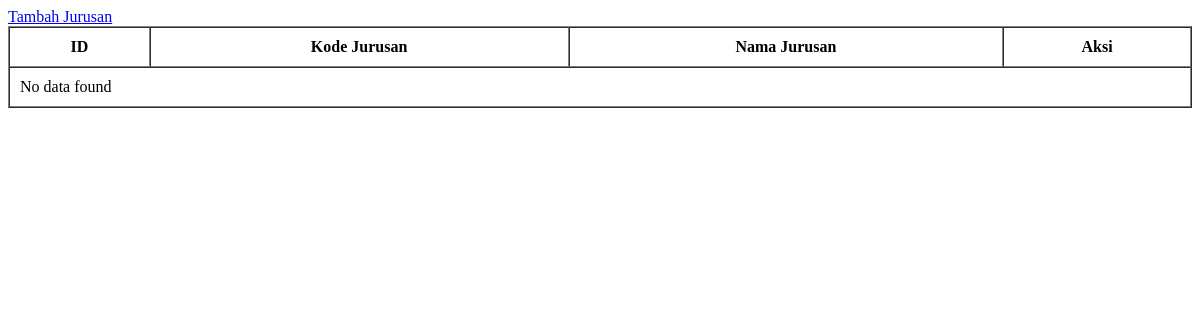
The app's page /crud2/public/jurusan/index.php, older data.
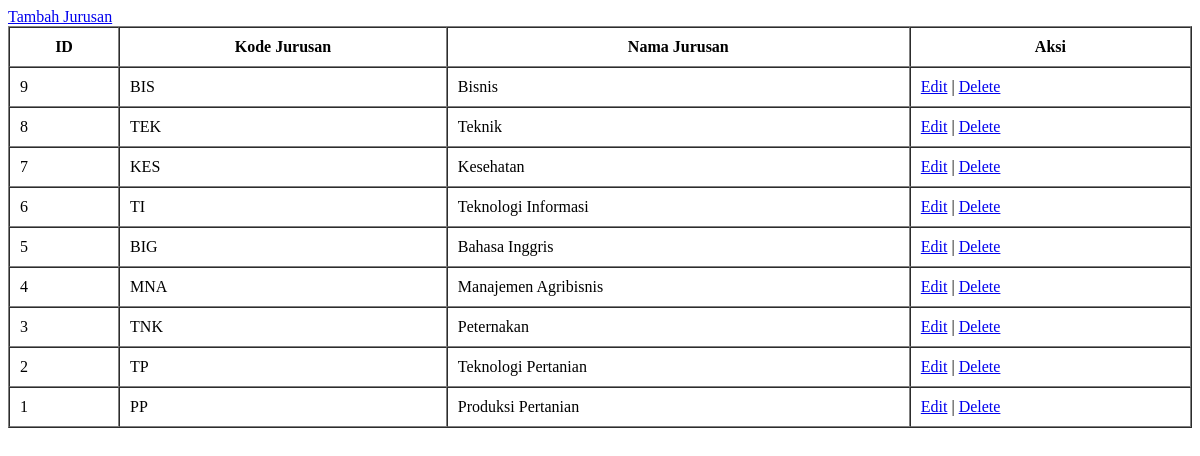
The same page, newer data.
### tables this page shows
CREATE TABLE `jurusan` (
  `id` int NOT NULL,
  `kode_jurusan` varchar(10) NOT NULL,
  `nama_jurusan` varchar(100) NOT NULL,
  `created_at` timestamp NULL DEFAULT CURRENT_TIMESTAMP,
  `updated_at` timestamp NULL DEFAULT CURRENT_TIMESTAMP ON UPDATE CURRENT_TIMESTAMP
);

### crud2/classes/Jurusan.php (called while the page is built, shortened)
<?php
class Jurusan {
    private $conn;
    public function __construct($db) {
        $this->conn = $db;
    }
    public function getAll() {
        $query = "SELECT * FROM jurusan ORDER BY id DESC";
        $stmt = $this->conn->prepare($query);
        $stmt->execute();
        return $stmt->get_result();
    }
}

### crud2/public/jurusan/index.php (the view, shortened to what this page needs)
<!DOCTYPE html>
<html lang="en">
<head>
</head>
<body>
    <?php
    require_once '../../config/Database.php';
    require_once '../../classes/Jurusan.php';
    $database = new Database();
    $db = $database->getConnection();
    $jurusan = new Jurusan($db);
    $result = $jurusan->getAll();
    ?>
    <a href="create.php">Tambah Jurusan</a>
    <table border="1" cellpadding="10" cellspacing="0" width="100%">
        <thead>
            <tr>
                <th>ID</th>
                <th>Kode Jurusan</th>
                <th>Nama Jurusan</th>
                <th>Aksi</th>
            </tr>
        </thead>
        <tbody>
            <?php
            if ($result->num_rows > 0) {
                while ($row = $result->fetch_assoc()) {
                    echo "<tr>";
                    echo "<td>" . $row['id'] . "</td>";
                    echo "<td>" . $row['kode_jurusan'] . "</td>";
                    echo "<td>" . $row['nama_jurusan'] . "</td>";
                    echo "<td><a href='edit.php?id=" . $row['id'] . "'>Edit</a> | <a href='delete.php?id=" . $row['id'] . "' onclick=\"return confirm('Apakah anda yakin?')\">Delete</a></td>";
                    echo "</tr>";
                }
            } else {
                echo "<tr><td colspan='4'>No data found</td></tr>";
            }
            ?>
        </tbody>
    </table>
</body>
</html>

Row changes from the older to the newer data that the page shows:
added jurusan: id "9", kode_jurusan "BIS", nama_jurusan "Bisnis"
added jurusan: id "8", kode_jurusan "TEK", nama_jurusan "Teknik"
added jurusan: id "7", kode_jurusan "KES", nama_jurusan "Kesehatan"
added jurusan: id "6", kode_jurusan "TI", nama_jurusan "Teknologi Informasi"
added jurusan: id "5", kode_jurusan "BIG", nama_jurusan "Bahasa Inggris"
added jurusan: id "4", kode_jurusan "MNA", nama_jurusan "Manajemen Agribisnis"
added jurusan: id "3", kode_jurusan "TNK", nama_jurusan "Peternakan"
added jurusan: id "2", kode_jurusan "TP", nama_jurusan "Teknologi Pertanian"
added jurusan: id "1", kode_jurusan "PP", nama_jurusan "Produksi Pertanian"
Text that changed along with them:
text no longer shown: "No data found"
